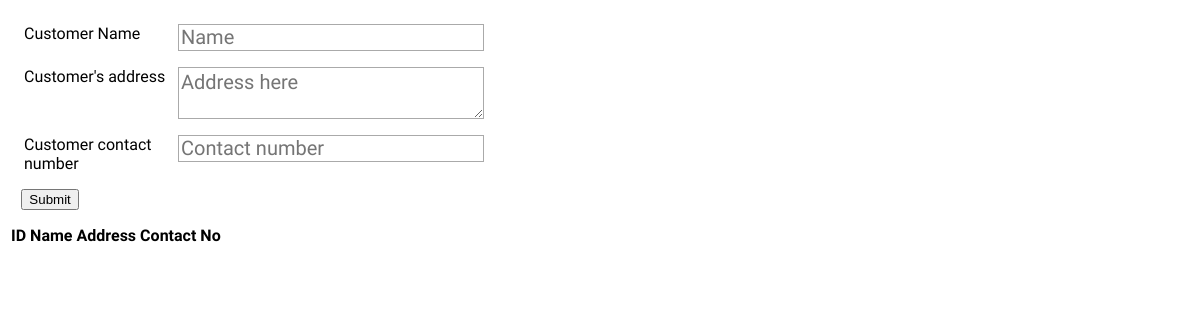
/add_customer.php, run on an earlier commit of the app's database.
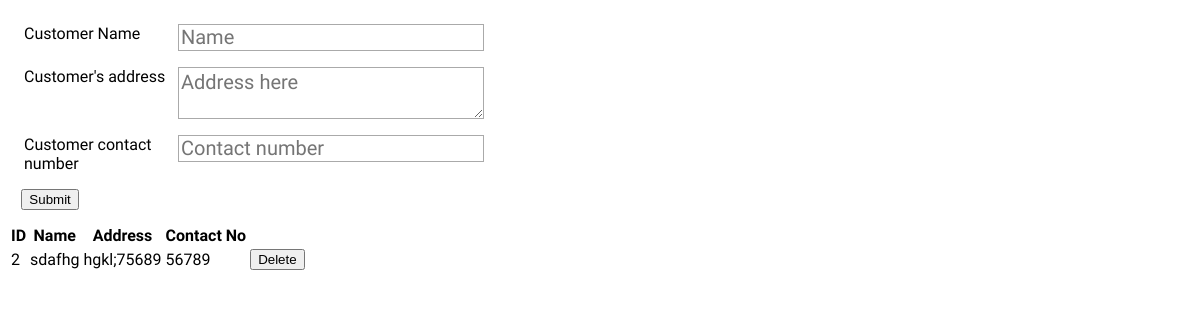
And on a later commit of the database.
### tables this page shows
CREATE TABLE IF NOT EXISTS `customers` (
`id` int(11) NOT NULL,
  `name` varchar(256) NOT NULL,
  `address` text NOT NULL,
  `contact_no` tinytext NOT NULL
);

### config.php (called while the page is built, shortened)
<?php
class DAL {
    private $mysqli;
    function __construct() {
        $this->mysqli = new mysqli(DB_HOST, DB_USER, DB_PASS, DB_NAME);
    }
    function fetchDataFromTable($table, $arrayOfColumns, $whereCondition) {
        $columns = join(", ", $arrayOfColumns);
        $result = $this->mysqli->query("SELECT {$columns} FROM {$table} WHERE ".$whereCondition);
        $rows = array();
        while($row = $result->fetch_assoc()){
            $rows[] = $row;
        }
        return $rows;
    }
}
$DB = new DAL();

### add_customer.php (the view, shortened to what this page needs)
<!DOCTYPE html>
<html>
<head>
</head>
<body>
    <?php
    include("config.php");
    ?>
    <div class="container">
        <form action="add_customer.php" method="POST">
            <label for="name">
                <span>Customer Name</span>
                <input type="text" name="name" placeholder="Name" id="name" required/>
            </label>
            <label for="address">
                <span>Customer's address</span>
                <textarea name="address" placeholder="Address here" id="address"></textarea>
            </label>
            <label for="contact_no">
                <span>Customer contact number</span>
                <input type="number" name="contact_no" placeholder="Contact number" id="contact_no" />
            </label>
            <input type="submit" name="formSubmitted" />
        </form>
        <form action='' method='post'>
            <table>
                <tr>
                    <th>ID</th>
                    <th>Name</th>
                    <th>Address</th>
                    <th>Contact No</th>
                </tr>
                <?php
                    $rows = $DB->fetchDataFromTable("customers", ["id", "name", "address", "contact_no"], "1");
                    foreach ($rows as $row) {
                ?>
                    <tr>
                        <td><?php echo $row["id"]; ?></td>
                        <td><?php echo $row["name"]; ?></td>
                        <td><?php echo $row["address"]; ?></td>
                        <td><?php echo $row["contact_no"]; ?></td>
                        <td><button type='submit' name='delete' value='<?php echo $row["id"]; ?>'>Delete</button></td>
                    </tr>
                <?php
                    }
                ?>
            </table>
        </form>
    </div>
</body>
</html>

What changed in the data, as far as the page shows it:
added customers: id "2", name "sdafhg", address "hgkl;75689", contact_no "56789"
